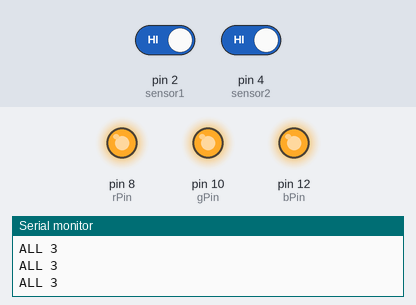
This sketch was run on a simulated Arduino Uno, built with avr-gcc and run on an emulated ATmega328P. Shown: output pins drawn as LEDs (lit = HIGH), the last lines printed to the serial monitor. Inputs (shaded band) come from the test bench; at power-on: pin 4 (sensor2) HIGH, pin 2 (sensor1) HIGH.

Above: at 1.2 s.
1.3 s: pin 4 (sensor2) driven LOW
At 2.0 s:
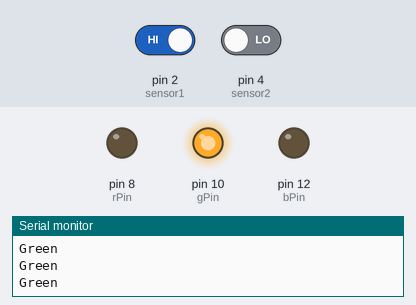
2.8 s: pin 2 (sensor1) driven LOW
At 3.5 s:
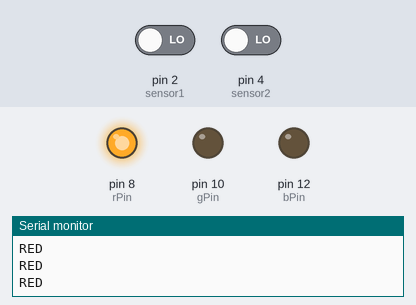
4.3 s: pin 2 (sensor1) driven HIGH
At 4.7 s:
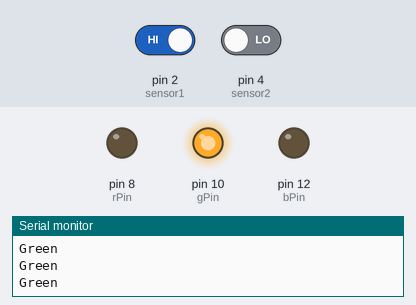
7.3 s: pin 4 (sensor2) driven HIGH
At 7.9 s:
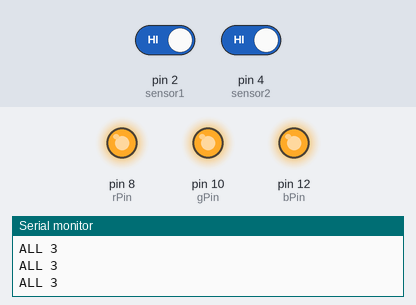
8.9 s: pin 2 (sensor1) driven LOW and pin 4 (sensor2) driven LOW
At 10.3 s:
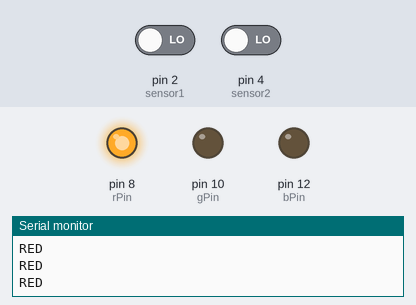
Timing chart, 0 to 11.9 s (numbered marks = the images above; inputs shaded):
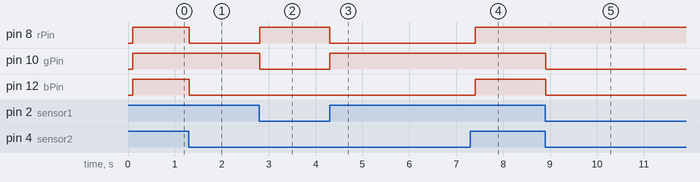

Measured:
- after the input at 1.3 s, pin 8 (rPin), pin 12 (bPin): HIGH → LOW at once
- after the input at 2.8 s, pin 8 (rPin): LOW → HIGH at once; pin 10 (gPin): HIGH → LOW at once
- after the input at 4.3 s, pin 8 (rPin): HIGH → LOW at once; pin 10 (gPin): LOW → HIGH at once
- after the input at 7.3 s, pin 8 (rPin), pin 12 (bPin): LOW → HIGH after 0.10 s
- after the input at 8.9 s, pin 10 (gPin), pin 12 (bPin): HIGH → LOW at once

The sketch:

project.ino
```cpp
int rPin=8;
int gPin=10;
int bPin=12;
int sensor1=2;
int sensor2=4;


void setup() {
  // put your setup code here, to run once:
  pinMode(rPin,OUTPUT);
  pinMode(gPin,OUTPUT);
  pinMode(bPin,OUTPUT);
  pinMode(sensor1,INPUT);
  pinMode(sensor2,INPUT);
  Serial.begin(9600);
}

void loop() {
  // put your main code here, to run repeatedly:
  int sensorState1=digitalRead(sensor1);
  int sensorState2=digitalRead(sensor2);

  if(sensorState1==0&&sensorState2==0)
  {
    digitalWrite(rPin,HIGH);
    digitalWrite(gPin,LOW);
    digitalWrite(bPin,LOW);
    Serial.println("RED");
  }
  if(sensorState1==1&&sensorState2==0)
  {
    digitalWrite(gPin,HIGH);
    digitalWrite(rPin,LOW);
    digitalWrite(bPin,LOW);
    Serial.println("Green");
  }
  if(sensorState1==1&&sensorState2==1)
  {
    delay(100);
    digitalWrite(bPin,HIGH);
    digitalWrite(rPin,HIGH);
    digitalWrite(gPin,HIGH);
    Serial.println("ALL 3");
  }
}
```
